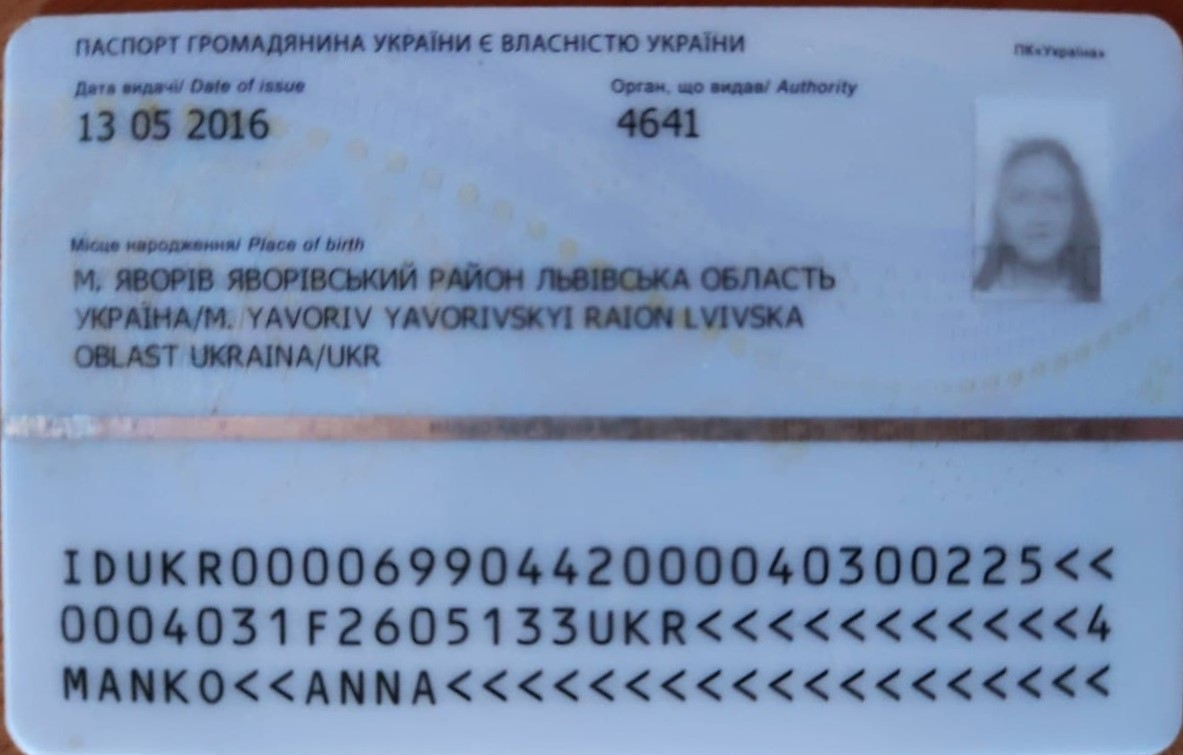
#> input picture data/template-back.jpg, 1183 x 755 px
$ python -i test.py   (imports and definitions only)
#> lines starting #> are read from the running program, lines starting #| are printed output that depends on the picture; after the words box and inside, x2 and y2 are one past the last pixel; in counts of white or black regions, pixels touching at a corner belong together
import cv2
import numpy as np


def order_points(points):
    rectangle = np.zeros((4, 2), dtype="float32")
    s = points.sum(axis=1)
    diff = np.diff(points, axis=1)
    top_left = points[np.argmin(s)]
    top_right = points[np.argmin(diff)]
    bottom_right = points[np.argmax(s)]
    bottom_left = points[np.argmax(diff)]
    rectangle[0], rectangle[1], rectangle[2], rectangle[3] = top_left, top_right, bottom_right, bottom_left
    return rectangle


def four_point_transform(image, points, max_width, max_height):
    rect = order_points(points)
    (tl, tr, br, bl) = rect
    widthA = np.sqrt(((br[0] - bl[0]) ** 2) + ((br[1] - bl[1]) ** 2))
    widthB = np.sqrt(((tr[0] - tl[0]) ** 2) + ((tr[1] - tl[1]) ** 2))
    max_width = max(int(widthA), int(widthB))
    heightA = np.sqrt(((tr[0] - br[0]) ** 2) + ((tr[1] - br[1]) ** 2))
    heightB = np.sqrt(((tl[0] - bl[0]) ** 2) + ((tl[1] - bl[1]) ** 2))
    max_height = max(int(heightA), int(heightB))
    dst = np.array([
        [0, 0],
        [max_width - 1, 0],
        [max_width - 1, max_height - 1],
        [0, max_height - 1]], dtype="float32")
    transform_matrix = cv2.getPerspectiveTransform(rect, dst)
    warped = cv2.warpPerspective(image, transform_matrix, (max_width, max_height))
    return warped


def warp_image(image):
    input_image = image.copy()

    gray_img = cv2.cvtColor(image, cv2.COLOR_BGR2GRAY)
    gray_img = cv2.GaussianBlur(gray_img, (3, 3), 3)
    kernel = cv2.getStructuringElement(cv2.MORPH_RECT, (30, 30))
    gray_img = cv2.morphologyEx(gray_img, cv2.MORPH_DILATE, kernel)
    gray_img = cv2.Canny(gray_img, 50, 150)
    cv2.imshow("gray", gray_img)
    contours, hierarchy = cv2.findContours(
        gray_img, cv2.RETR_TREE, cv2.CHAIN_APPROX_SIMPLE
    )
    contours = sorted(contours, key=cv2.contourArea, reverse=True)[0:6]
    for contour in contours:
        cv2.drawContours(image, [contour], -1, (255, 0, 0), 3)
        cv2.imshow("im", image)
        cv2.waitKey(0)

    print(len(contours))
    max_contour = contours[0]
    cv2.drawContours(image, [max_contour], -1, (0, 0, 255), 3)
    box_points = cv2.approxPolyDP(max_contour, 40, True).copy().reshape(-1, 2)
    # image = draw_points(image, box_points)
    warped = four_point_transform(image, box_points, input_image.shape[1], input_image.shape[0])

    cv2.imshow("Original", image)
    cv2.imshow("warped", warped)
    cv2.waitKey(0)
    return warped


# [4 lines not run here, left out]

>>> import cv2
>>> picture = cv2.imread('data/template-back.jpg')
#> picture is the input picture: shape (755, 1183, 3); mean B, G, R 181.9, 148.4, 126.4
>>> result = warp_image(picture)
#> in warp_image, `gray_img = cv2.morphologyEx(gray_img, cv2.MORPH_DILATE, kernel)`:
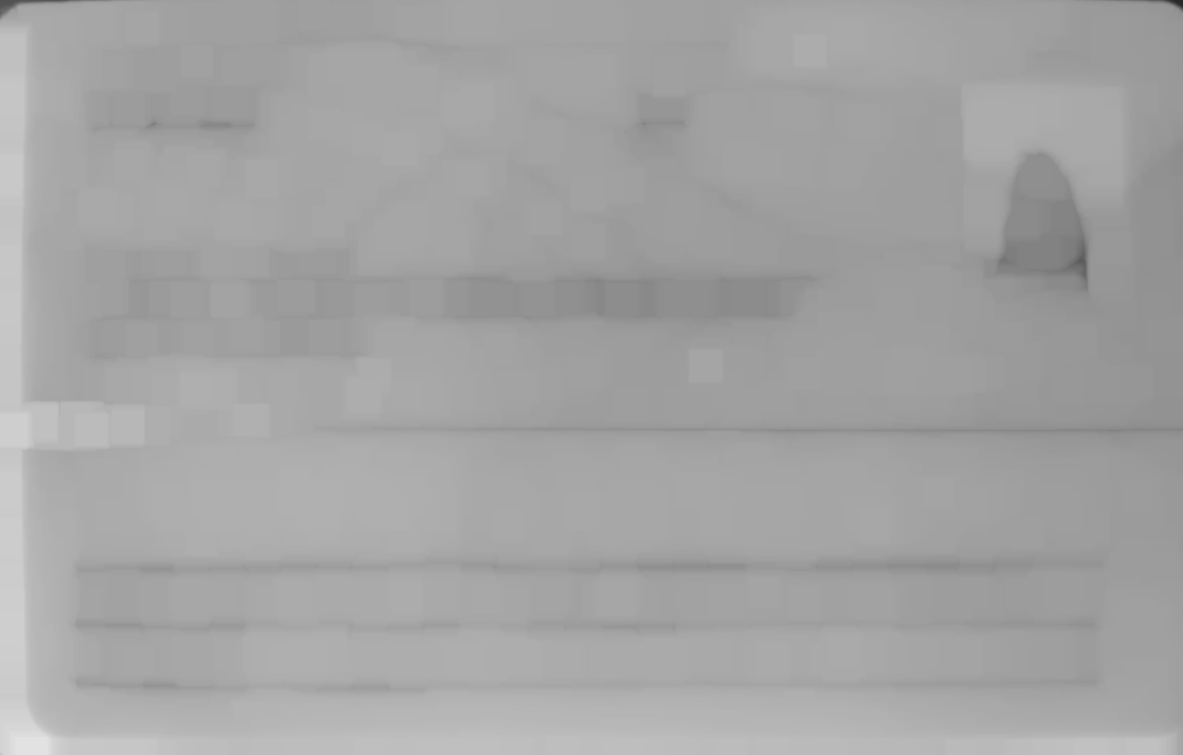
#> gray_img: shape (755, 1183); min 40, max 226, mean 163.9
#> in warp_image, `gray_img = cv2.Canny(gray_img, 50, 150)`:
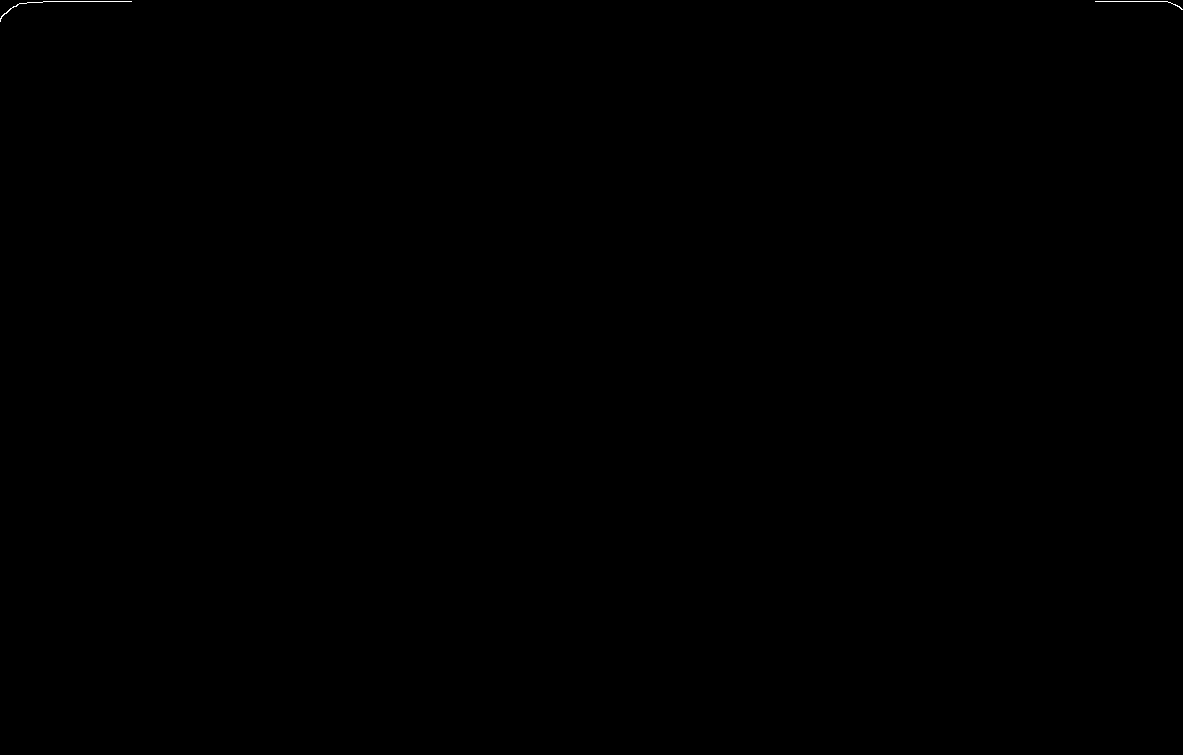
#> gray_img: shape (755, 1183); 0.03% white in thin lines or dots, all inside (x1, y1, x2, y2) = (0, 1, 1183, 22)
#> in warp_image, `contours, hierarchy = cv2.findContours( gray_img, cv2.RETR_TREE, cv2.C..`: contours = 2 contours, all with area under 20
#> the loop in warp_image, `for contour in contours:` made 2 passes
#> pass 2, in warp_image, `cv2.imshow("im", image)`:
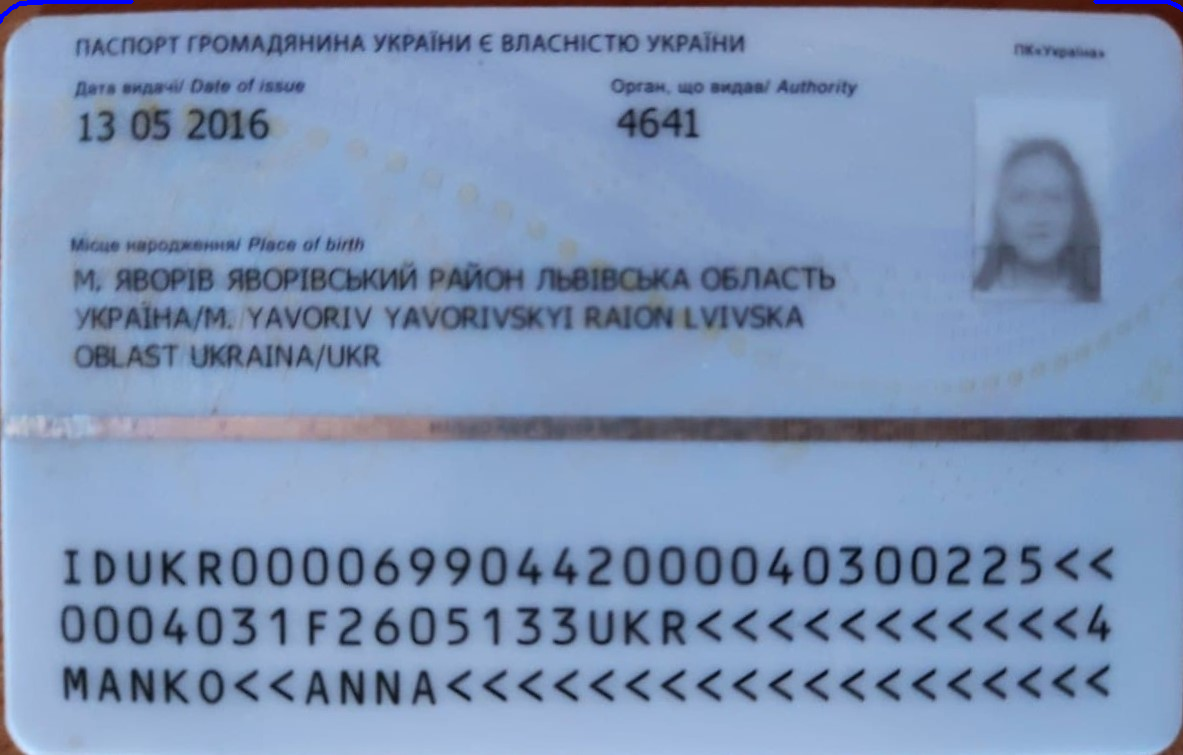
#> window 'im': shape (755, 1183, 3); mean B, G, R 182.1, 148.3, 126.3
#| 2
#> in warp_image, `max_contour = contours[0]`: max_contour = contour of 32 points, box (x1, y1, x2, y2) (0, 1, 132, 22), area 12
#> in warp_image, `cv2.drawContours(image, [max_contour], -1, (0, 0, 255), 3)`:
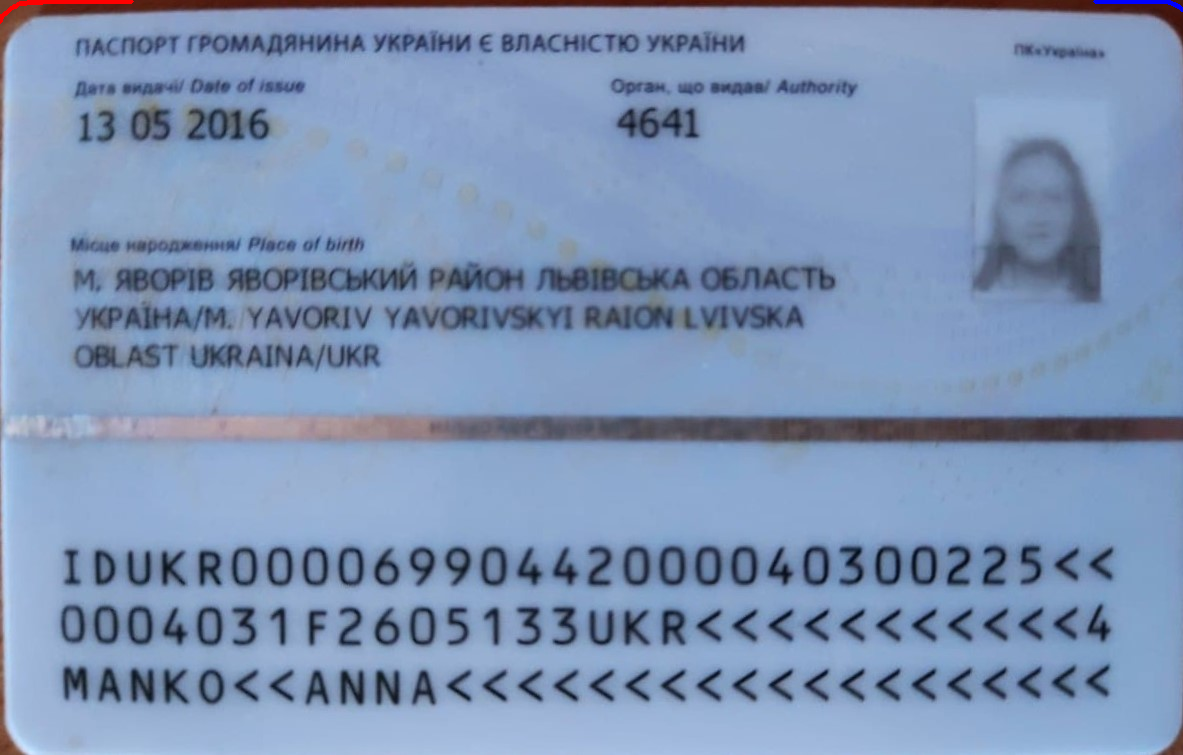
#> image: shape (755, 1183, 3); 0.07% of pixels changed, all inside (x1, y1, x2, y2) = (0, 0, 134, 24)
#> in warp_image, `box_points = cv2.approxPolyDP(max_contour, 40, True).copy().reshape(-1..`: box_points = [[0, 21], [131, 1]]
#> in order_points, `s = points.sum(axis=1)`: s = [21, 132]
#> in order_points, `diff = np.diff(points, axis=1)`: diff = [21, -130]
#> in order_points, `top_left = points[np.argmin(s)]`: top_left = [0, 21]
#> in order_points, `top_right = points[np.argmin(diff)]`: top_right = [131, 1]
#> in order_points, `bottom_left = points[np.argmax(diff)]`: bottom_left = [0, 21]
#> in four_point_transform, `rect = order_points(points)`: rect = [[0, 21], [131, 1], [131, 1], [0, 21]]
#> in four_point_transform, `(tl, tr, br, bl) = rect`: tl = [0, 21]; tr = [131, 1]; bl = [0, 21]
#> in four_point_transform, `widthA = np.sqrt(((br[0] - bl[0]) ** 2) + ((br[1] - bl[1]) ** 2))`: widthA = 132.5
#> in four_point_transform, `max_width = max(int(widthA), int(widthB))`: max_width = 132
#> in four_point_transform, `heightA = np.sqrt(((tr[0] - br[0]) ** 2) + ((tr[1] - br[1]) ** 2))`: heightA = 0
#> in four_point_transform, `dst = np.array([ [0, 0], [max_width - 1, 0], [max_width - 1, max_heigh..`: dst = [[0, 0], [131, 0], [131, -1], [0, -1]]
#> in four_point_transform, `transform_matrix = cv2.getPerspectiveTransform(rect, dst)`: transform_matrix = [[-0.00726, -0.0476, 0.999], [1.08e-05, 7.06e-05, -0.00148], [-3.64e-05, -0.000239, 0.00501]]
#> in four_point_transform, `warped = cv2.warpPerspective(image, transform_matrix, (max_width, max_..`:
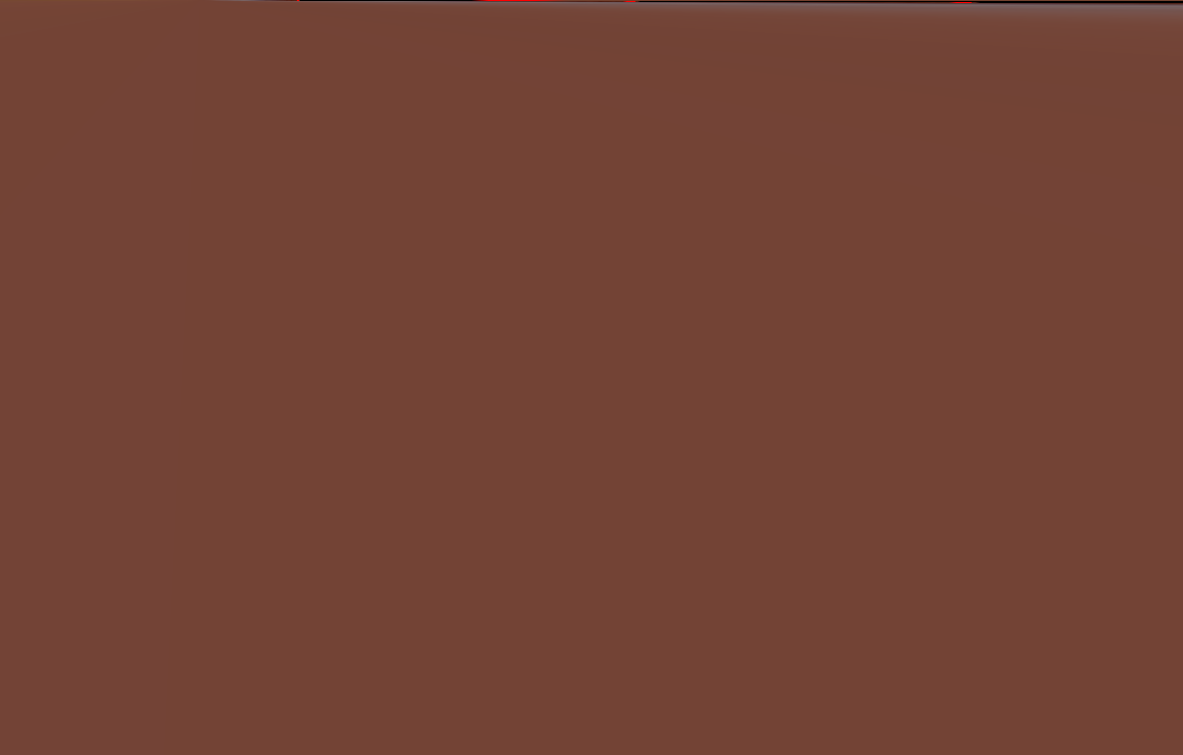
#> warped: shape (755, 1183, 3); mean B, G, R 53.4, 67.1, 114.9
